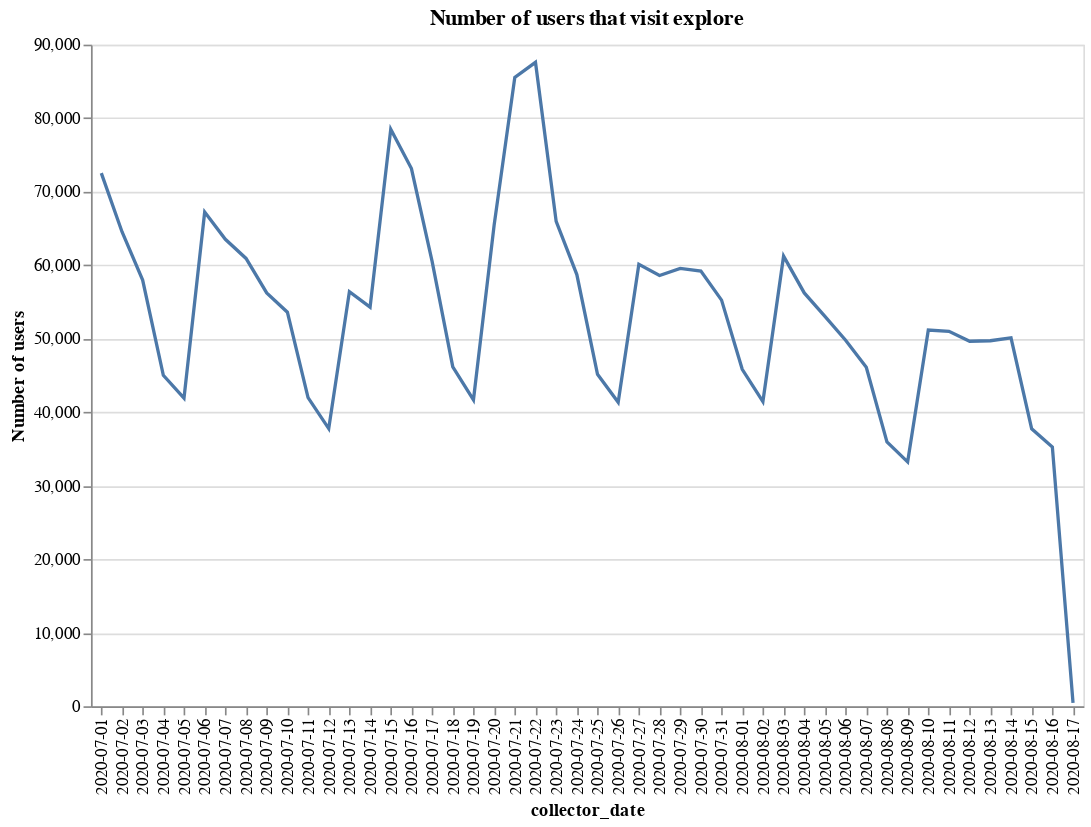

Write notebook code for a chart like this one.
### Markdown cell above
### Do we see a rise in interest for the explore tab?

### Code cell
df = pd.read_csv("explore_events.csv")

df = df.loc[df["se_label"] == "view", :]

df = df.groupby(["collector_date"])["id"].agg("nunique").reset_index()
df["collector_date"] = df["collector_date"].astype(str)

alt.Chart(df).mark_line().encode(
    x=alt.X("collector_date"), y=alt.Y("id:Q", axis=alt.Axis(title="Number of users"))
).properties(width=600, height=400, title="Number of users that visit explore")

### Figure 1 — Vega-Lite specification as saved in the notebook (floating-point values rounded to 4 significant figures)
{"config": {"view": {"continuousWidth": 400, "continuousHeight": 300}}, "data": {"name": "data-ad2928784b5aded085e40c951745baf5"}, "mark": "line", "encoding": {"x": {"type": "nominal", "field": "collector_date"}, "y": {"type": "quantitative", "axis": {"title": "Number of users"}, "field": "id"}}, "height": 400, "title": "Number of users that visit explore", "width": 600, "$schema": "https://vega.github.io/schema/vega-lite/v4.0.2.json", "datasets": {"data-ad2928784b5aded085e40c951745baf5": [{"collector_date": "2020-07-01", "id": 72529}, {"collector_date": "2020-07-02", "id": 64548}, {"collector_date": "2020-07-03", "id": 57973}, {"collector_date": "2020-07-04", "id": 45027}, {"collector_date": "2020-07-05", "id": 41920}, {"collector_date": "2020-07-06", "id": 67234}, {"collector_date": "2020-07-07", "id": 63517}, {"collector_date": "2020-07-08", "id": 60921}, {"collector_date": "2020-07-09", "id": 56239}, {"collector_date": "2020-07-10", "id": 53604}, {"collector_date": "2020-07-11", "id": 41980}, {"collector_date": "2020-07-12", "id": 37768}, {"collector_date": "2020-07-13", "id": 56405}, {"collector_date": "2020-07-14", "id": 54293}, {"collector_date": "2020-07-15", "id": 78506}, {"collector_date": "2020-07-16", "id": 73150}, {"collector_date": "2020-07-17", "id": 60519}, {"collector_date": "2020-07-18", "id": 46177}, {"collector_date": "2020-07-19", "id": 41666}, {"collector_date": "2020-07-20", "id": 65450}, {"collector_date": "2020-07-21", "id": 85550}, {"collector_date": "2020-07-22", "id": 87597}, {"collector_date": "2020-07-23", "id": 65965}, {"collector_date": "2020-07-24", "id": 58727}, {"collector_date": "2020-07-25", "id": 45159}, {"collector_date": "2020-07-26", "id": 41349}, {"collector_date": "2020-07-27", "id": 60131}, {"collector_date": "2020-07-28", "id": 58605}, {"collector_date": "2020-07-29", "id": 59564}, {"collector_date": "2020-07-30", "id": 59199}, {"collector_date": "2020-07-31", "id": 55249}, {"collector_date": "2020-08-01", "id": 45841}, {"collector_date": "2020-08-02", "id": 41443}, {"collector_date": "2020-08-03", "id": 61225}, {"collector_date": "2020-08-04", "id": 56227}, {"collector_date": "2020-08-05", "id": 53047}, {"collector_date": "2020-08-06", "id": 49797}, {"collector_date": "2020-08-07", "id": 46113}, {"collector_date": "2020-08-08", "id": 35964}, {"collector_date": "2020-08-09", "id": 33236}, {"collector_date": "2020-08-10", "id": 51181}, {"collector_date": "2020-08-11", "id": 51003}, {"collector_date": "2020-08-12", "id": 49655}, {"collector_date": "2020-08-13", "id": 49722}, {"collector_date": "2020-08-14", "id": 50128}, {"collector_date": "2020-08-15", "id": 37751}, {"collector_date": "2020-08-16", "id": 35269}, {"collector_date": "2020-08-17", "id": 472}]}}
